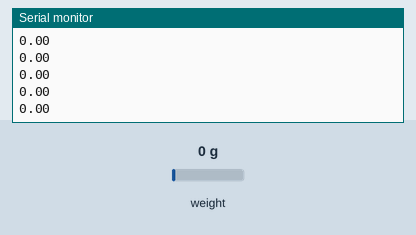
Bench run of a program on a simulated ESP32-C3. Shown: the last lines printed to the serial monitor. The inputs (shaded band) are chosen by the test bench; at power-on: weight on the scale 0 g. Nothing arrives over Bluetooth unless stated; a phone connects over Bluetooth LE 3 s after start.

Above: at 3.2 s.
3.3 s: weight on the scale set to 100 g
At 3.31 s:
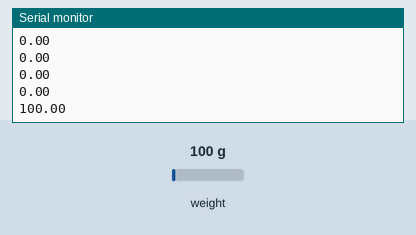
4.8 s: weight on the scale set to 1250 g
At 5.7 s:
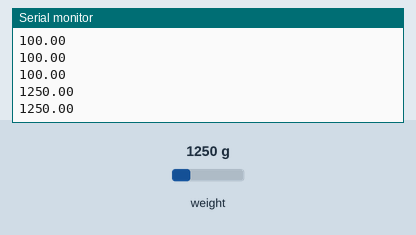
Timing chart, 0 to 7.8 s (numbered marks = the images above; inputs shaded):
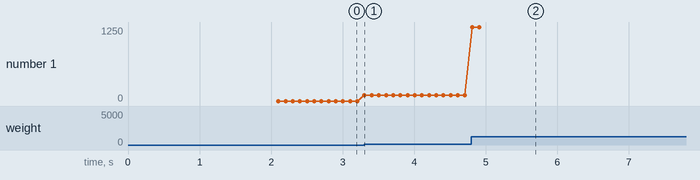

The program:

main.cpp
```cpp
/*
This code is for the ESP32 microcontroller. It reads the weight from the HX711 load cell sensor and sends it over Bluetooth Low Energy (BLE), and serial.
The code uses the HX711 library to read the weight from the sensor and the ArduinoBLE library to send the data over BLE.
The calibration factor is set to -1554, which may need to be adjusted based on your setup.
Author: Sami Kaab
Date: 2024-07-09
*/
#include <Arduino.h>
#include "HX711.h"
#include <ArduinoBLE.h>

// HX711 circuit wiring
const int LOADCELL_DOUT_PIN = 18; // GPIO 18
const int LOADCELL_SCK_PIN = 19;  // GPIO 19

HX711 scale;
float calibration_factor = -1554; // Adjust this value to your setup

BLEService weightService("4fafc201-1fb5-459e-8fcc-c5c9c331914b"); // BLE Service
BLEFloatCharacteristic weightCharacteristic("beb5483e-36e1-4688-b7f5-ea07361b26a8", BLERead | BLENotify); // BLE Characteristic

void calibrate() {
  Serial.println("Start calibration:");
  Serial.println("Remove all weight from scale");

  scale.set_scale();
  scale.tare(); // Reset the scale to 0

  long zero_factor = scale.read_average(); // Get a baseline reading
  Serial.print("Zero factor: "); // This can be used to remove the need to tare the scale. Useful in permanent scale projects.
  Serial.println(zero_factor);
}

void setup() {
  Serial.begin(115200);
  scale.begin(LOADCELL_DOUT_PIN, LOADCELL_SCK_PIN);
  calibrate();

  if (!BLE.begin()) {
    Serial.println("Starting BLE failed!");
    while (1);
  }
  String address = BLE.address();
  Serial.print("BLE MAC Address: ");
  Serial.println(address);

  BLE.setLocalName("ESP32_BT_Scale");
  BLE.setAdvertisedService(weightService);
  weightService.addCharacteristic(weightCharacteristic);
  BLE.addService(weightService);
  weightCharacteristic.writeValue(0.0);

  BLE.advertise();
  Serial.println("BLE device ready to connect");
}

void loop() {
  scale.set_scale(calibration_factor); // Adjust to this calibration factor

  float weight = scale.get_units();

  BLEDevice central = BLE.central();

  if (central.connected()){
      weightCharacteristic.writeValue(weight);
      delay(100); // Send data every second
  }
  else {
    Serial.println(weight); // Send weight over serial
  }
}
```

Measured:
- after the input at 3.3 s, the serial monitor: prints a new line at once (image 1)
- after the input at 4.8 s, the serial monitor: prints a new line at once (image 2)
- plotted number 1: 0 → 100 after the input at 3.3 s, 100 → 1250 after the input at 4.8 s
